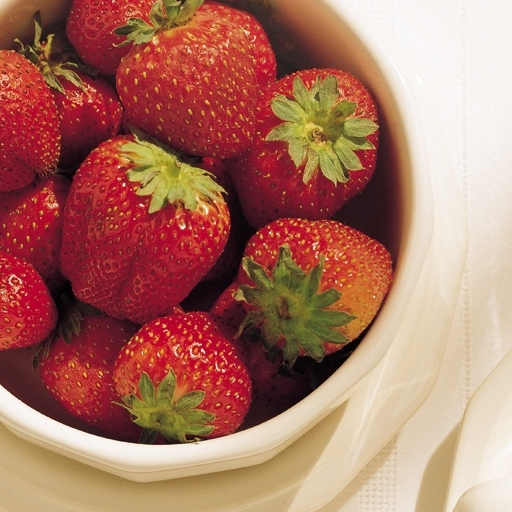
#> input picture immagini/fragole.jpg, 512 x 512 px, found by its file name
$ python spazi_colori.py
#> lines starting #> are read from the running program, lines starting #| are printed output that depends on the picture
import numpy as np
import skimage.io as io
import matplotlib.pyplot as plt
from skimage.color import rgb2hsv, hsv2rgb

plt.close('all')
x=np.float64(io.imread('Immagini/fragole.jpg'))/255
plt.figure(1)
plt.imshow(x)


R=x[:,:,0]
G=x[:,:,1]
B=x[:,:,2]

plt.figure(2)
plt.subplot(1,3,1)
plt.imshow(R,cmap='gray', clim=[0,1])
plt.title('Componente rossa')

plt.subplot(1,3,2)
plt.imshow(G,cmap='gray', clim=[0,1])
plt.title('Componente verde')

plt.subplot(1,3,3)
plt.imshow(B,cmap='gray', clim=[0,1])
plt.title('Componente blu')

#CMY
C=1-R
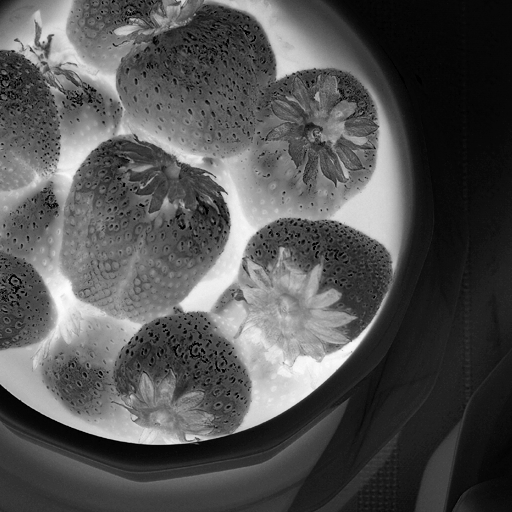
#> C: shape (512, 512) float64; min 0, max 0.992, mean 0.328
M=1-G
Y=1-B
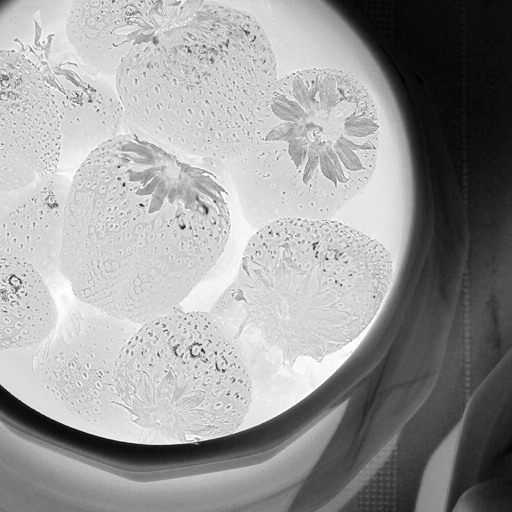
#> Y: shape (512, 512) float64; min 0, max 1, mean 0.61

plt.figure(3)
plt.subplot(1,3,1)
plt.imshow(C,cmap='gray', clim=[0,1])
plt.title('Componente ciano')

plt.subplot(1,3,2)
plt.imshow(M,cmap='gray', clim=[0,1])
plt.title('Componente magenta')

plt.subplot(1,3,3)
plt.imshow(Y,cmap='gray', clim=[0,1])
plt.title('Componente giallo')

#CMYK

z=np.stack((C,M,Y),2)
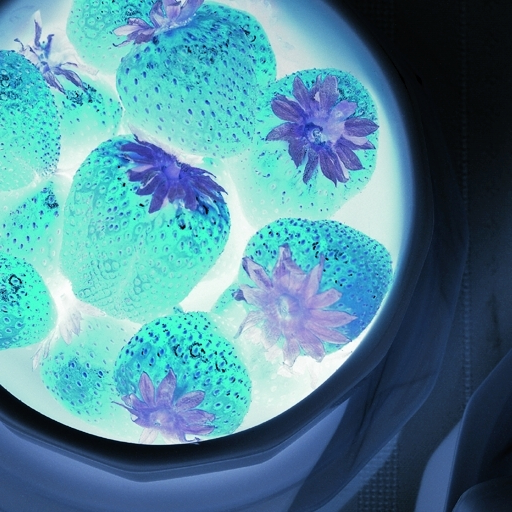
#> z: shape (512, 512, 3) float64; mean R, G, B 0.328, 0.547, 0.61
k=np.min(z,2)

Cn=C-k
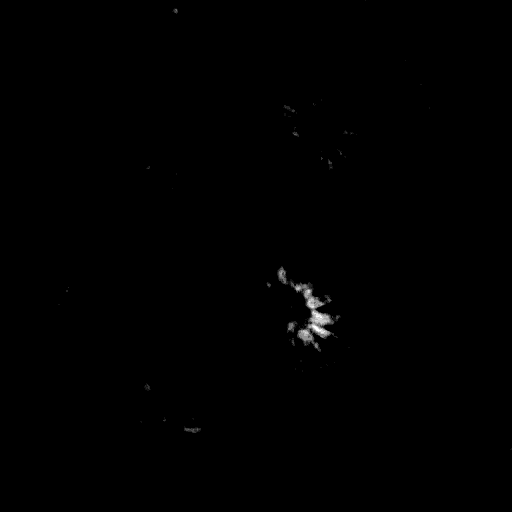
#> Cn: shape (512, 512) float64; min 0, max 0.0549, mean 0.000148; drawn with min black and max white
Mn=M-k
Yn=Y-k
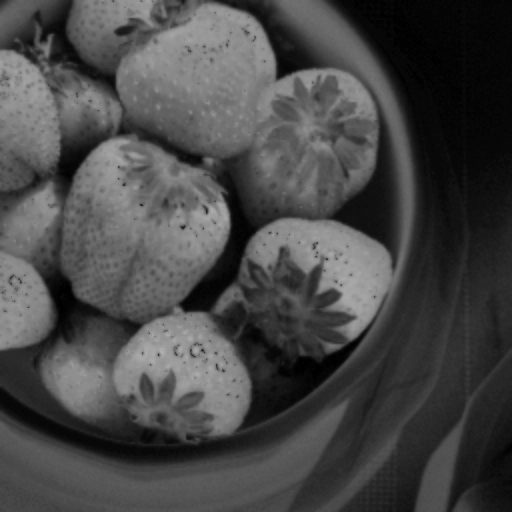
#> Yn: shape (512, 512) float64; min 0, max 0.694, mean 0.281

plt.figure(4)
plt.subplot(1,4,1)
plt.imshow(Cn,cmap='gray', clim=[0,1])
plt.title('Componente ciano')

plt.subplot(1,4,2)
plt.imshow(Mn,cmap='gray', clim=[0,1])
plt.title('Componente magenta')

plt.subplot(1,4,3)
plt.imshow(Yn,cmap='gray', clim=[0,1])
plt.title('Componente giallo')

plt.subplot(1,4,4)
plt.imshow(k,cmap='gray', clim=[0,1])
plt.title('Componente black')

#terna HSI
x_hsv=rgb2hsv(x)
#> x_hsv: shape (512, 512, 3) float64; mean of channels 0, 1, 2 0.362, 0.502, 0.672
H=x_hsv[:,:,0]
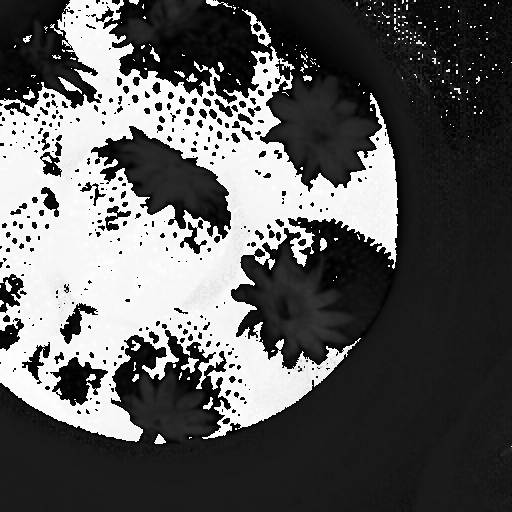
#> H: shape (512, 512) float64; min 0, max 0.999, mean 0.362
S=x_hsv[:,:,1]
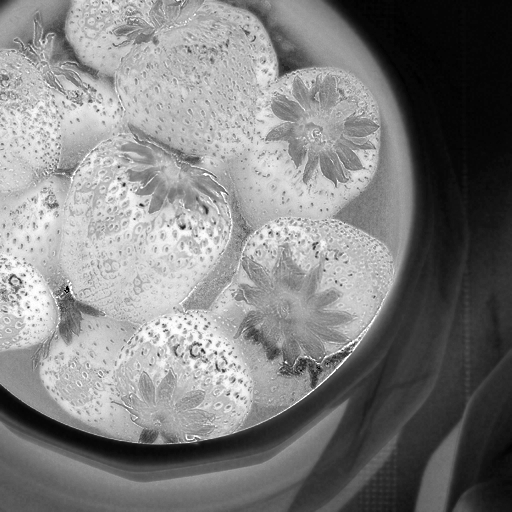
#> S: shape (512, 512) float64; min 0, max 1, mean 0.502
V=x_hsv[:,:,2]

plt.figure(5)
plt.subplot(1,3,1)
plt.imshow(H,cmap='gray', clim=[0,1])
plt.title('Tinta')

plt.subplot(1,3,2)
plt.imshow(S,cmap='gray', clim=[0,1])
plt.title('Saturazione')

plt.subplot(1,3,3)
plt.imshow(V,cmap='gray', clim=[0,1])
plt.title('Intensità luminosa')

plt.show()

$ run again, with immagini/auto.jpg copied over immagini/fragole.jpg
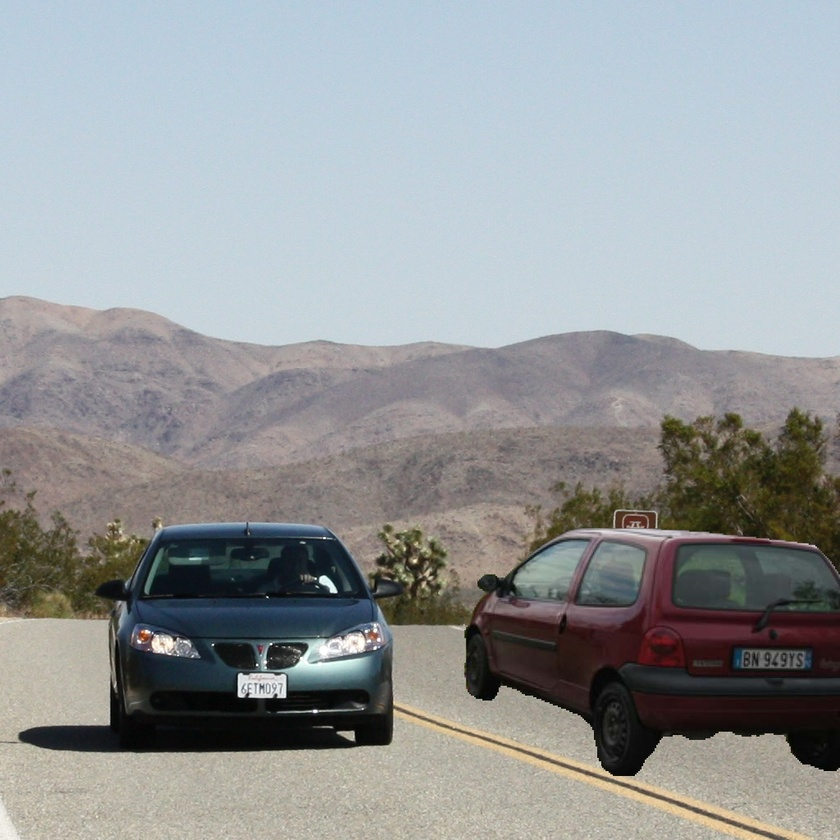
#> input picture immagini/auto.jpg, 840 x 840 px, shrunk from 1024 x 1024 before the run, found by its file name
#> x_hsv: shape (840, 840, 3) float64; mean of channels 0, 1, 2 0.429, 0.165, 0.631
#> `S=x_hsv[:,:,1]`:
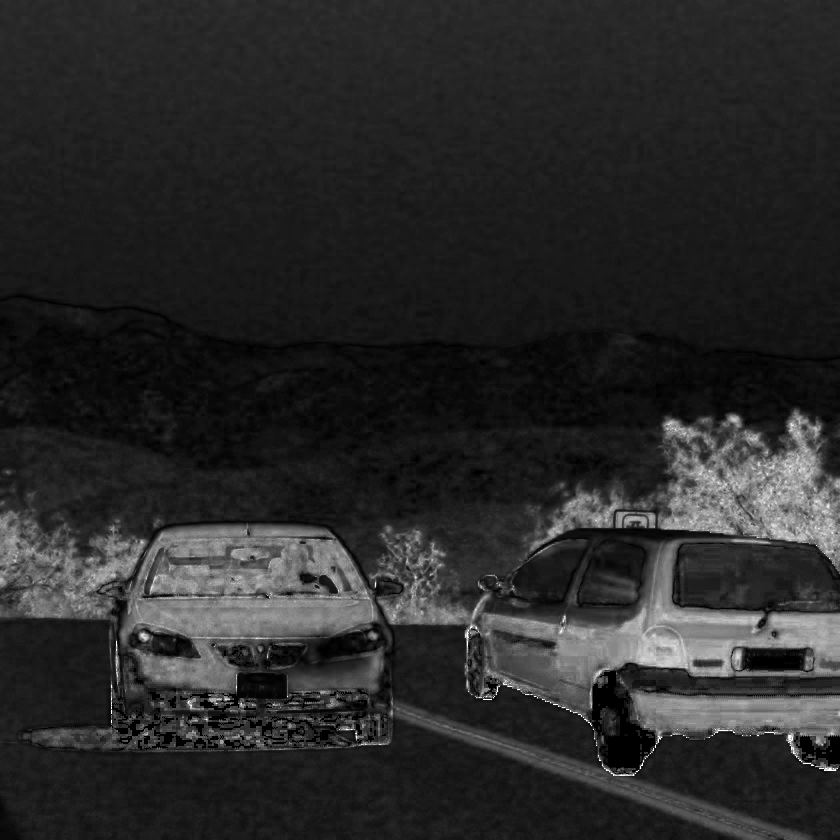
#> S: shape (840, 840) float64; min 0, max 1, mean 0.165
#> `V=x_hsv[:,:,2]`:
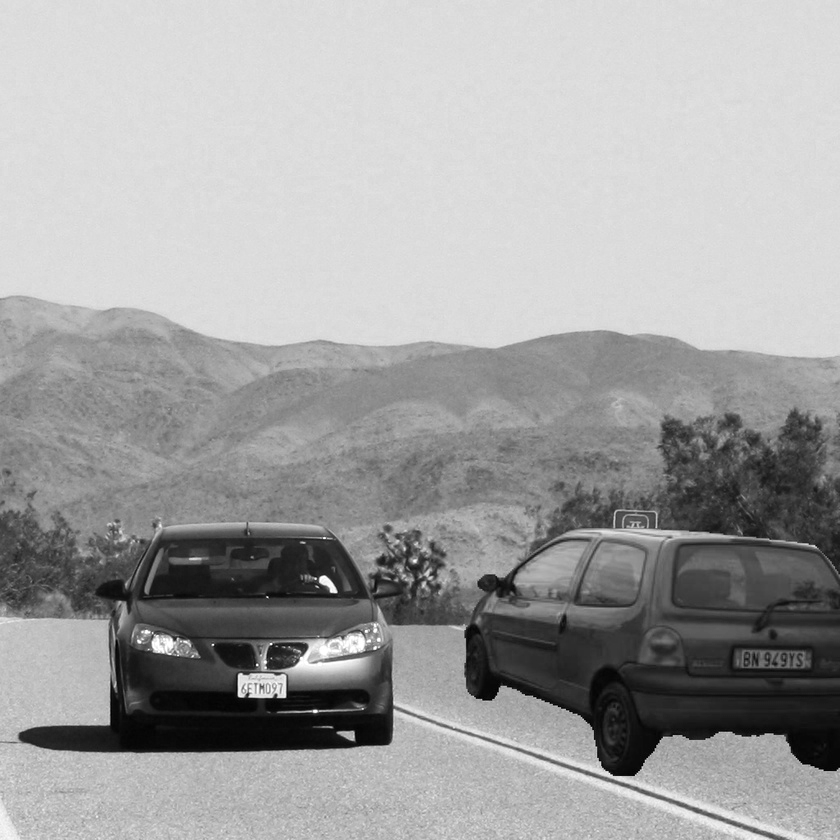
#> V: shape (840, 840) float64; min 0, max 1, mean 0.631

$ run again, with immagini/azzurro.jpg copied over immagini/fragole.jpg
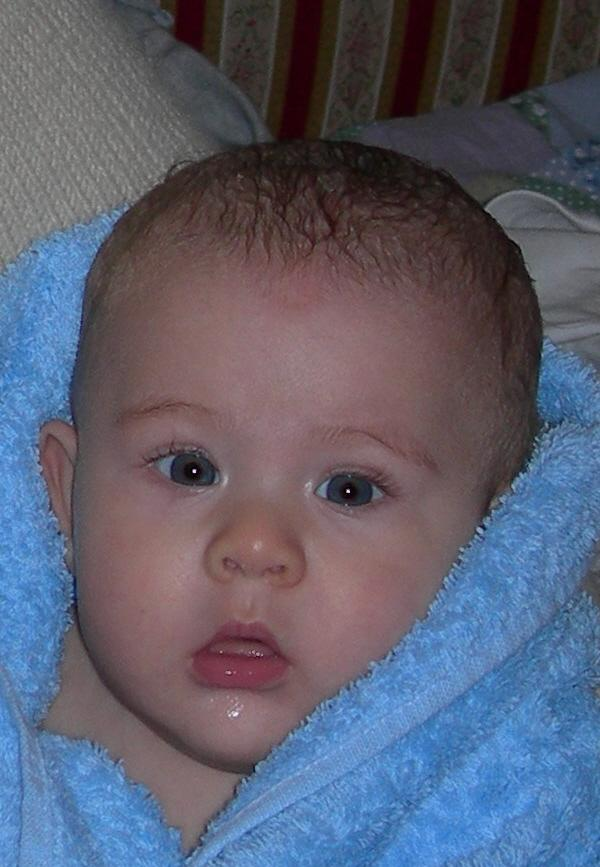
#> input picture immagini/azzurro.jpg, 600 x 867 px, found by its file name
#> x_hsv: shape (867, 600, 3) float64; mean of channels 0, 1, 2 0.53, 0.327, 0.482
#> `S=x_hsv[:,:,1]`:
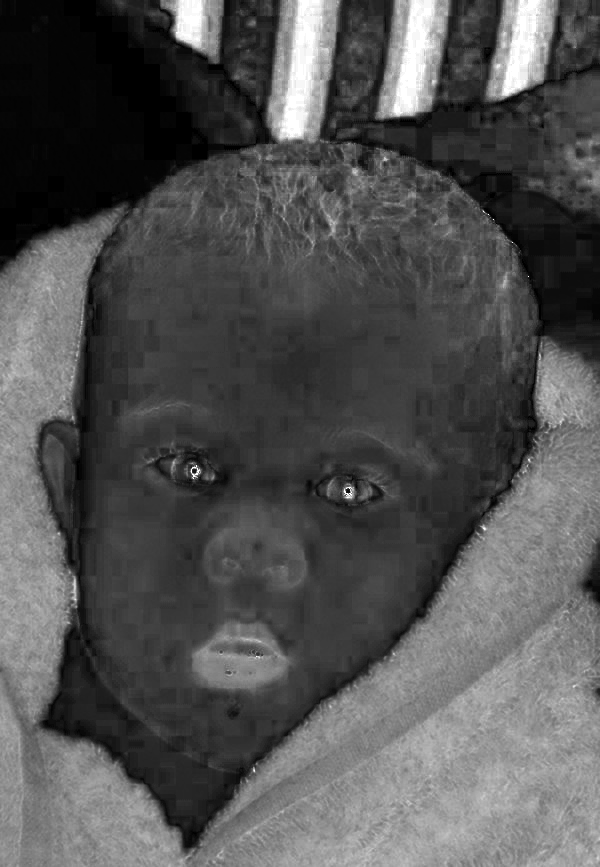
#> S: shape (867, 600) float64; min 0, max 1, mean 0.327
#> `V=x_hsv[:,:,2]`:
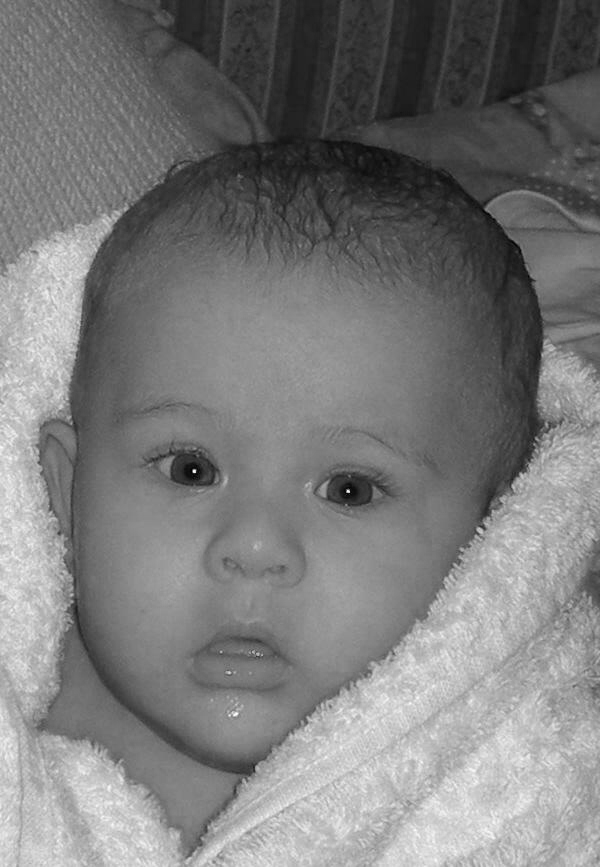
#> V: shape (867, 600) float64; min 0.00392, max 1, mean 0.482
